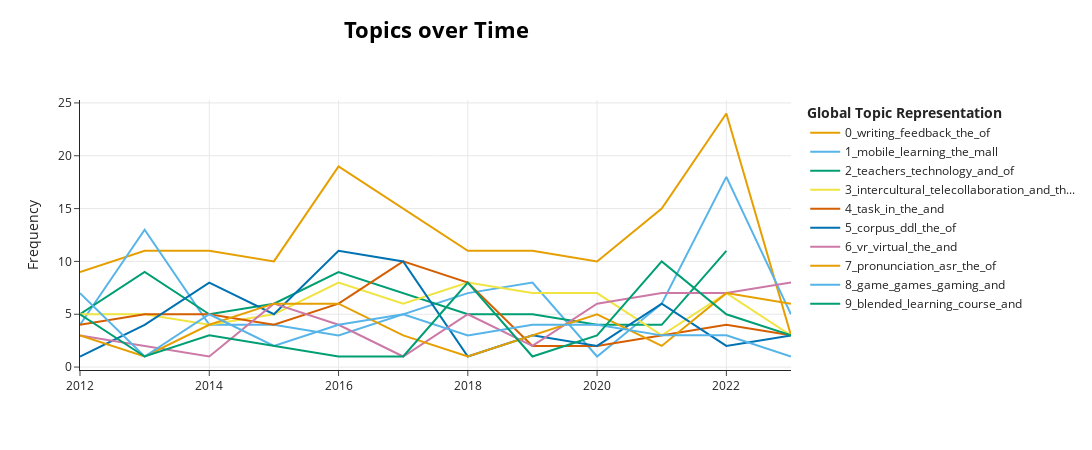

Notebook source saved alongside this figure:
### Code cell
model.visualize_topics_over_time(topics_over_time, topics=[0, 1, 2, 3, 4, 5, 6, 7, 8, 9])
#can innclude topics changing topics_over_time TO topics_over_time, topics=[x, y, z, etc.]

### Figure 1 — Plotly figure (JSON) as saved in the notebook; plotly's stock layout.template omitted (floating-point values rounded to 4 significant figures)
{"data": [{"hoverinfo": "text", "hovertext": ["<b>Topic 0</b><br>Words: writing, and, the, feedback, to", "<b>Topic 0</b><br>Words: writing, the, of, and, students", "<b>Topic 0</b><br>Words: writing, the, in, of, feedback", "<b>Topic 0</b><br>Words: writing, the, feedback, to, students", "<b>Topic 0</b><br>Words: writing, feedback, the, of, to", "<b>Topic 0</b><br>Words: writing, the, of, and, to", "<b>Topic 0</b><br>Words: writing, feedback, the, and, of", "<b>Topic 0</b><br>Words: writing, the, feedback, and, of", "<b>Topic 0</b><br>Words: writing, feedback, the, and, to", "<b>Topic 0</b><br>Words: writing, the, cf, feedback, of", "<b>Topic 0</b><br>Words: writing, feedback, awe, the, and", "<b>Topic 0</b><br>Words: writing, feedback, olpr, the, ftfpr"], "marker": {"color": "#E69F00"}, "mode": "lines", "name": "0_writing_feedback_the_of", "type": "scatter", "x": [2012, 2013, 2014, 2015, 2016, 2017, 2018, 2019, 2020, 2021, 2022, 2023], "y": [9, 11, 11, 10, 19, 15, 11, 11, 10, 15, 24, 3]}, {"hoverinfo": "text", "hovertext": ["<b>Topic 1</b><br>Words: mobile, learning, mall, the, of", "<b>Topic 1</b><br>Words: mobile, learning, mall, the, of", "<b>Topic 1</b><br>Words: mall, mobile, the, of, application", "<b>Topic 1</b><br>Words: mobile, mall, the, studies, of", "<b>Topic 1</b><br>Words: mobile, learning, devices, use, the", "<b>Topic 1</b><br>Words: mobile, learning, and, smartphone, the", "<b>Topic 1</b><br>Words: mobile, learning, and, the, to", "<b>Topic 1</b><br>Words: mobile, learning, the, of, and", "<b>Topic 1</b><br>Words: l2, learning, autonomous, mobile, mall", "<b>Topic 1</b><br>Words: mobile, mall, learning, of, and", "<b>Topic 1</b><br>Words: mobile, learning, the, and, of", "<b>Topic 1</b><br>Words: mobile, the, mall, learning, of"], "marker": {"color": "#56B4E9"}, "mode": "lines", "name": "1_mobile_learning_the_mall", "type": "scatter", "x": [2012, 2013, 2014, 2015, 2016, 2017, 2018, 2019, 2020, 2021, 2022, 2023], "y": [4, 13, 4, 4, 3, 5, 7, 8, 1, 6, 18, 5]}, {"hoverinfo": "text", "hovertext": ["<b>Topic 2</b><br>Words: technology, of, the, and, in", "<b>Topic 2</b><br>Words: technology, teachers, and, use, of", "<b>Topic 2</b><br>Words: teachers, technology, the, of, and", "<b>Topic 2</b><br>Words: teachers, technology, call, and, teacher", "<b>Topic 2</b><br>Words: tpack, teachers, technology, and, of", "<b>Topic 2</b><br>Words: teachers, call, technology, beliefs, use", "<b>Topic 2</b><br>Words: technological, technology, and, tpack, the", "<b>Topic 2</b><br>Words: technology, teachers, and, of, the", "<b>Topic 2</b><br>Words: technology, teachers, young, of, the", "<b>Topic 2</b><br>Words: teachers, technology, ict, the, ssl", "<b>Topic 2</b><br>Words: teachers, technology, tpack, the, and"], "marker": {"color": "#009E73"}, "mode": "lines", "name": "2_teachers_technology_and_of", "type": "scatter", "x": [2012, 2013, 2014, 2015, 2016, 2017, 2018, 2019, 2020, 2021, 2022], "y": [5, 9, 5, 6, 9, 7, 5, 5, 4, 4, 11]}, {"hoverinfo": "text", "hovertext": ["<b>Topic 3</b><br>Words: intercultural, and, the, in, project", "<b>Topic 3</b><br>Words: the, intercultural, and, project, in", "<b>Topic 3</b><br>Words: intercultural, and, the, born, healthcare", "<b>Topic 3</b><br>Words: telecollaboration, project, and, the, intercultural", "<b>Topic 3</b><br>Words: project, telecollaboration, intercultural, the, and", "<b>Topic 3</b><br>Words: intercultural, telecollaboration, and, the, of", "<b>Topic 3</b><br>Words: intercultural, telecollaboration, telecollaborative, icc, and", "<b>Topic 3</b><br>Words: intercultural, telecollaboration, and, exchange, in", "<b>Topic 3</b><br>Words: telecollaboration, and, intercultural, the, in", "<b>Topic 3</b><br>Words: intercultural, cultural, wechat, telecollaboration, the", "<b>Topic 3</b><br>Words: the, in, exchange, ve, of", "<b>Topic 3</b><br>Words: intercultural, telecollaboration, cultural, and, global"], "marker": {"color": "#F0E442"}, "mode": "lines", "name": "3_intercultural_telecollaboration_and_th...", "type": "scatter", "x": [2012, 2013, 2014, 2015, 2016, 2017, 2018, 2019, 2020, 2021, 2022, 2023], "y": [5, 5, 4, 5, 8, 6, 8, 7, 7, 3, 7, 3]}, {"hoverinfo": "text", "hovertext": ["<b>Topic 4</b><br>Words: task, planning, oral, cmc, the", "<b>Topic 4</b><br>Words: scmc, in, and, task, the", "<b>Topic 4</b><br>Words: in, communication, the, face, of", "<b>Topic 4</b><br>Words: cmc, effect, f2f, meta, the", "<b>Topic 4</b><br>Words: task, in, scmc, the, based", "<b>Topic 4</b><br>Words: task, and, face, in, scmc", "<b>Topic 4</b><br>Words: task, in, the, and, interactional", "<b>Topic 4</b><br>Words: vc, presentational, fluency, tasks, complexity", "<b>Topic 4</b><br>Words: nests, nnests, closing, learners, task", "<b>Topic 4</b><br>Words: spanish, etandem, in, and, of", "<b>Topic 4</b><br>Words: recasts, video, audio, the, in", "<b>Topic 4</b><br>Words: the, and, in, lres, proficiency"], "marker": {"color": "#D55E00"}, "mode": "lines", "name": "4_task_in_the_and", "type": "scatter", "x": [2012, 2013, 2014, 2015, 2016, 2017, 2018, 2019, 2020, 2021, 2022, 2023], "y": [4, 5, 5, 4, 6, 10, 8, 2, 2, 3, 4, 3]}, {"hoverinfo": "text", "hovertext": ["<b>Topic 5</b><br>Words: invitations, complaints, refusals, letters, threatening", "<b>Topic 5</b><br>Words: corpus, linking, ddl, adverbials, of", "<b>Topic 5</b><br>Words: corpus, corpora, ddl, the, of", "<b>Topic 5</b><br>Words: corpus, of, the, prefer, quot", "<b>Topic 5</b><br>Words: corpus, ddl, the, of, collocation", "<b>Topic 5</b><br>Words: corpus, corpora, of, use, the", "<b>Topic 5</b><br>Words: ddl, overgenerated, corpus, their, grammar", "<b>Topic 5</b><br>Words: corpus, ddl, query, of, the", "<b>Topic 5</b><br>Words: b2, tool, level, collocation, ddl", "<b>Topic 5</b><br>Words: corpus, collocation, corpora, of, the", "<b>Topic 5</b><br>Words: corpus, pedagogy, based, step, of", "<b>Topic 5</b><br>Words: corpus, search, corpora, acop, the"], "marker": {"color": "#0072B2"}, "mode": "lines", "name": "5_corpus_ddl_the_of", "type": "scatter", "x": [2012, 2013, 2014, 2015, 2016, 2017, 2018, 2019, 2020, 2021, 2022, 2023], "y": [1, 4, 8, 5, 11, 10, 1, 3, 2, 6, 2, 3]}, {"hoverinfo": "text", "hovertext": ["<b>Topic 6</b><br>Words: sl, virtual, life, the, of", "<b>Topic 6</b><br>Words: moderators, communication, synthetic, french, worlds", "<b>Topic 6</b><br>Words: mandarin, overseas, sl, stage, chinese", "<b>Topic 6</b><br>Words: the, virtual, 3d, teacher, in", "<b>Topic 6</b><br>Words: virtual, the, in, learning, language", "<b>Topic 6</b><br>Words: anonymity, vw, fla, group, cr", "<b>Topic 6</b><br>Words: virtual, the, 3d, of, in", "<b>Topic 6</b><br>Words: chinese, immersive, identical, sl, the", "<b>Topic 6</b><br>Words: vr, the, virtual, and, of", "<b>Topic 6</b><br>Words: vr, the, and, reality, virtual", "<b>Topic 6</b><br>Words: vr, the, virtual, and, immersive", "<b>Topic 6</b><br>Words: vr, virtual, reality, the, and"], "marker": {"color": "#CC79A7"}, "mode": "lines", "name": "6_vr_virtual_the_and", "type": "scatter", "x": [2012, 2013, 2014, 2015, 2016, 2017, 2018, 2019, 2020, 2021, 2022, 2023], "y": [3, 2, 1, 6, 4, 1, 5, 2, 6, 7, 7, 8]}, {"hoverinfo": "text", "hovertext": ["<b>Topic 7</b><br>Words: asr, eor, pronunciation, articulatory, the", "<b>Topic 7</b><br>Words: mispronunciations, taiwanese, accented, personalized, mispronunciation", "<b>Topic 7</b><br>Words: pronunciation, tongue, production, acoustic, speech", "<b>Topic 7</b><br>Words: pronunciation, asr, recognition, the, of", "<b>Topic 7</b><br>Words: pronunciation, training, and, to, the", "<b>Topic 7</b><br>Words: wrs, pronunciation, the, proficiency, of", "<b>Topic 7</b><br>Words: perception, training, perceptual, pronunciation, to", "<b>Topic 7</b><br>Words: pronunciation, capt, software, the, asr", "<b>Topic 7</b><br>Words: pronunciation, training, the, asr, and", "<b>Topic 7</b><br>Words: transcription, allophonic, midterm, ci, learners", "<b>Topic 7</b><br>Words: pronunciation, asr, the, and, of", "<b>Topic 7</b><br>Words: pronunciation, asr, the, speech, and"], "marker": {"color": "#E69F00"}, "mode": "lines", "name": "7_pronunciation_asr_the_of", "type": "scatter", "x": [2012, 2013, 2014, 2015, 2016, 2017, 2018, 2019, 2020, 2021, 2022, 2023], "y": [3, 1, 4, 6, 6, 3, 1, 3, 5, 2, 7, 6]}, {"hoverinfo": "text", "hovertext": ["<b>Topic 8</b><br>Words: game, games, and, playing, of", "<b>Topic 8</b><br>Words: game, gaming, culture, games, playing", "<b>Topic 8</b><br>Words: game, games, gaming, in, quot", "<b>Topic 8</b><br>Words: games, game, words, gameplay, in", "<b>Topic 8</b><br>Words: game, games, that, activities, in", "<b>Topic 8</b><br>Words: game, gaming, games, language, playing", "<b>Topic 8</b><br>Words: game, gaming, and, in, language", "<b>Topic 8</b><br>Words: games, l2, and, game, vocabulary", "<b>Topic 8</b><br>Words: game, gaming, games, dgbll, digital", "<b>Topic 8</b><br>Words: flow, game, positively, dgbvl, learning", "<b>Topic 8</b><br>Words: game, games, dgbvl, dgbll, mechanics", "<b>Topic 8</b><br>Words: negotiations, t1, t2, game, breakdowns"], "marker": {"color": "#56B4E9"}, "mode": "lines", "name": "8_game_games_gaming_and", "type": "scatter", "x": [2012, 2013, 2014, 2015, 2016, 2017, 2018, 2019, 2020, 2021, 2022, 2023], "y": [7, 1, 5, 2, 4, 5, 3, 4, 4, 3, 3, 1]}, {"hoverinfo": "text", "hovertext": ["<b>Topic 9</b><br>Words: blended, face, learning, course, to", "<b>Topic 9</b><br>Words: bl, blended, dilemma, courses, stakeholders", "<b>Topic 9</b><br>Words: ict, course, mooc, blended, and", "<b>Topic 9</b><br>Words: open, tell, learner, model, next", "<b>Topic 9</b><br>Words: data, learning, services, be, from", "<b>Topic 9</b><br>Words: course, learning, online, to, and", "<b>Topic 9</b><br>Words: f2f, learning, roles, blended, managerial", "<b>Topic 9</b><br>Words: blended, learning, the, and, students", "<b>Topic 9</b><br>Words: course, blended, massive, lmoocs, of", "<b>Topic 9</b><br>Words: lmoocs, learning, the, blended, and", "<b>Topic 9</b><br>Words: lmoocs, and, course, blended, the"], "marker": {"color": "#009E73"}, "mode": "lines", "name": "9_blended_learning_course_and", "type": "scatter", "x": [2012, 2013, 2014, 2016, 2017, 2018, 2019, 2020, 2021, 2022, 2023], "y": [5, 1, 3, 1, 1, 8, 1, 3, 10, 5, 3]}], "layout": {"height": 450, "hoverlabel": {"bgcolor": "white", "font": {"family": "Rockwell", "size": 16}}, "legend": {"title": {"text": "<b>Global Topic Representation"}}, "title": {"font": {"color": "Black", "size": 22}, "text": "<b>Topics over Time</b>", "x": 0.4, "xanchor": "center", "y": 0.95, "yanchor": "top"}, "width": 1250, "xaxis": {"showgrid": true}, "yaxis": {"showgrid": true, "title": {"text": "Frequency"}}}}
